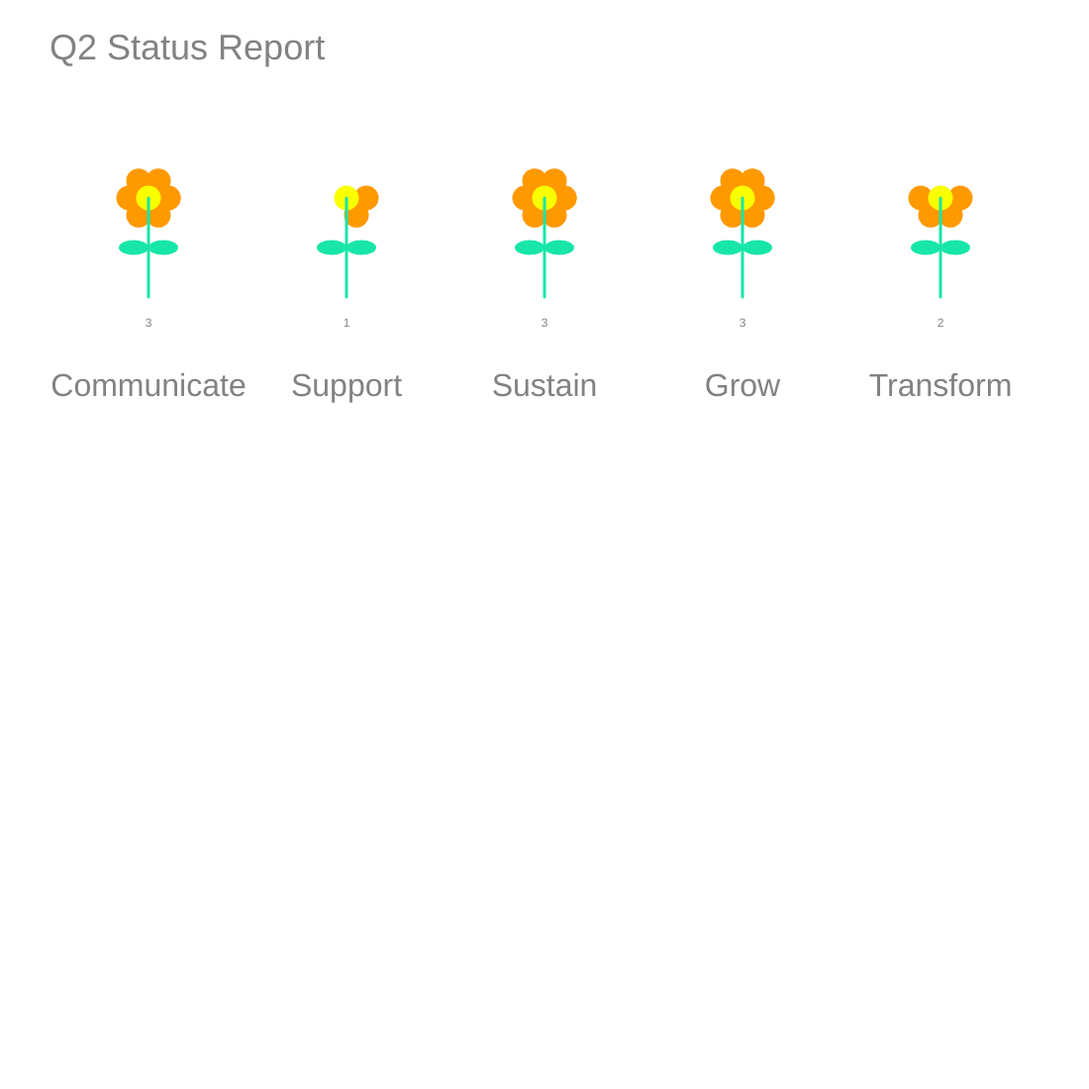
Frame 1 (no input)
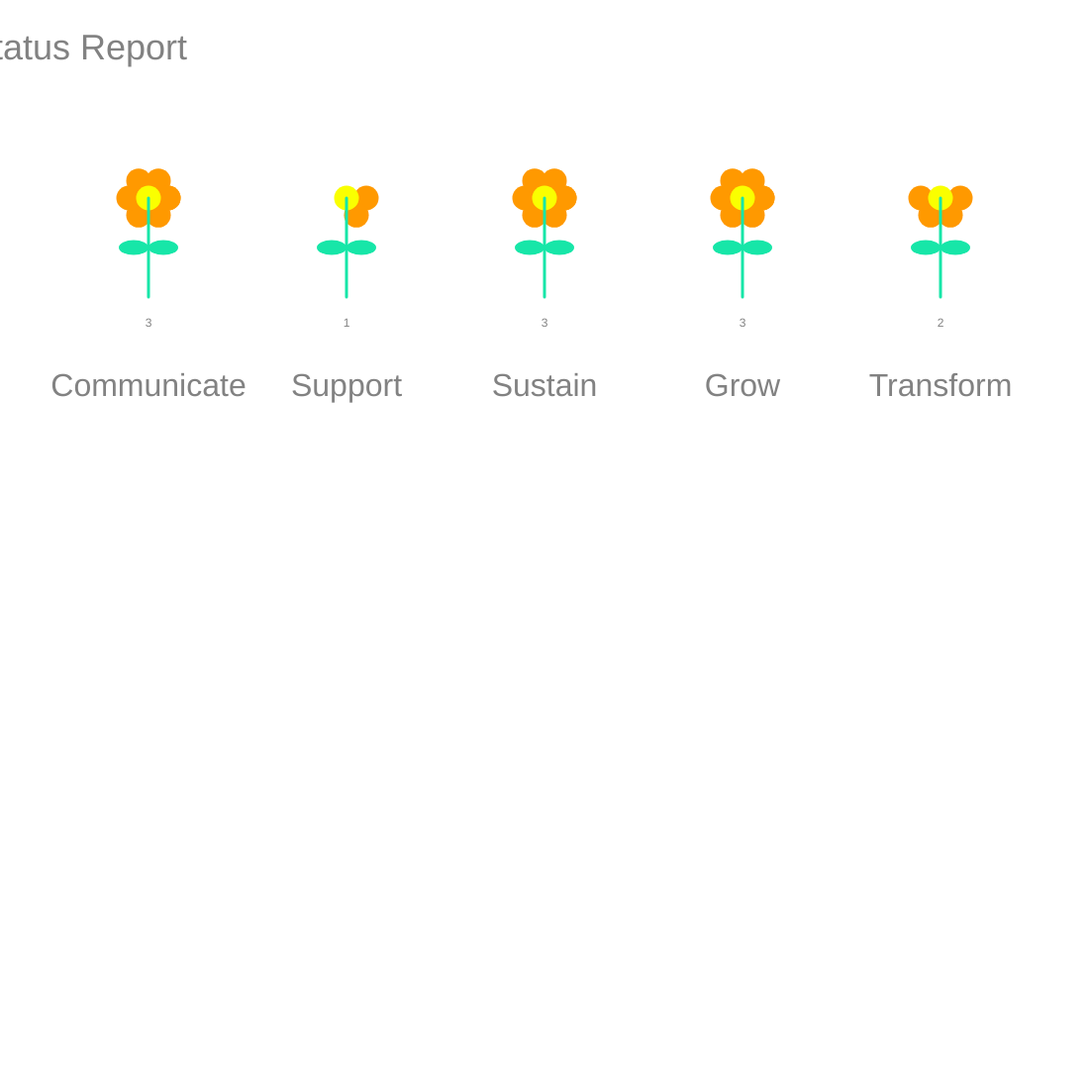
Frame 2 (the mouse pressed at the canvas centre, redrawn once)

The p5.js sketch that drew these frames (run headless with seeded random() and noise() and a simulated clock; the mouse was pressed at the canvas centre and the sketch redrawn once):

// p5.js sketch
// ── sketch.js
// flowers1: show progress report using flowers with more or less petals
// NOTE:  this was built using code from  https://editor.p5js.org/rhymeandreason/sketches/NI74eacDH

// Flower settings
var xPadding = 150;   
var petalSize = 25;
var stemHeight = 100;
var petalStart = 20;
var leafSize = 30;
var leafWidth = leafSize/2

// The data 
var goals = [
  { name: 'Communicate', score: 3},
  { name: 'Support', score: 1},
  { name: 'Sustain', score: 3},
  { name: 'Grow', score: 3},
  { name: 'Transform', score: 2}
];
var quarter = 'Q2';
var maxScore = 3;
  

function setup() {
  createCanvas(1100, 1100);
  colorMode(HSB, 100);
  noLoop();   // Only draw the dataviz once
}


function draw() {
  background(220);

  // Display the report title
  fill(51);
  textSize(36);
  text(quarter + " Status Report", 50, 60);

  // Create the flower and labels for each goal
  for (goal = 0; goal < goals.length; goal++) {

    createFlower(xPadding + goal*200, 200, goals[goal].score);

    // Label the name and score for the flower
    textAlign(CENTER);
    fill(51);
    textSize(32);
    text(goals[goal].name,  xPadding + goal * 200, 400);
    textSize(12);
    text(goals[goal].score, xPadding + goal * 200, 330);
  };

};


function createFlower(x, y, score) {
  // createFlower: creates a flower at a particular location with the number of petals depending on the score

  //draw the flower's petals
  noStroke();
  fill(10, 100, 100);
  var lastPetal = TWO_PI / maxScore * score;
  for (var theta = 0; theta < lastPetal; theta += PI/3){    // Fun with trigonometry!
    var petalX = petalStart * cos(theta) + x;
    var petalY = petalStart * sin(theta) + y;
    ellipse(petalX, petalY, petalSize, petalSize);
  };

  //draw the flower's center
  fill(17, 100 ,100);
  ellipse(x, y, petalSize, petalSize);

  //draw the stem
  stroke(45, 90, 90);
  fill(45, 90, 90);
  strokeWeight(3);
  line(x, y, x, y + stemHeight);
  
  //draw the 2 leaves
  noStroke();
  ellipse(x + leafWidth, y + stemHeight/2, leafSize, leafWidth);
  ellipse(x - leafWidth, y + stemHeight/2, leafSize, leafWidth);
  
};
